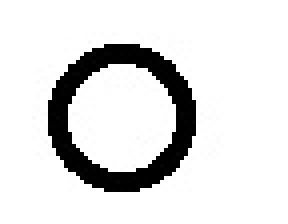
//> input picture ConsoleApplication1/easycircle.jpg, 72 x 56 px (shown 4 times larger)
$ ./ConsoleApplication1 easycircle.jpg   (built with g++ and OpenCV 4)
//> lines starting //> are read from the running program, lines starting //| are printed output that depends on the picture; after the words box and inside, x2 and y2 are one past the last pixel; in counts of white or black regions, pixels touching at a corner belong together
### ConsoleApplication1/Filters.h
#pragma once
#include <opencv2/opencv.hpp>
#include <math.h>
using namespace std;
using namespace cv;
Mat gray_filter(Mat image);
Mat make_noise(Mat image);
Mat mean_filter(Mat image, int size);
// [8 lines of commented-out code are left out]
uchar minBGR(uchar b, uchar g, uchar r);

### ConsoleApplication1/AwesomeMap.h
#pragma once
#include<map>
using namespace std;

struct item {
	int x;
	int y;
	int z;

	bool operator<(const item& o) const {
		return x < o.x || (x == o.x && y < o.y) || (x == o.x && y == o.y && z < o.z);
	}
	bool operator=(const item &o) const {
		return x == o.x && y == o.y && z == o.z;
	}

};

class AwesomeMap {
private: item tmp;
		 int count;
		 map<item, int> map;
public:

	~AwesomeMap() {
		map.clear();
	}

	void add(int x, int y, int z) {
		tmp.x = x;
		tmp.y = y;
		tmp.z = z;
		int i = 0;
		try {
			i = map.at(tmp);
		}	catch (out_of_range e) {
			i = 0;
		}
		map.insert(pair<item, int>(tmp, ++i));
	}

	item* findLocalMaximums() {
		count = 0;
		for (pair<item, int> i : map) {
			if (i.second > 3) count++;
		}
		item* arr = new item[count];
		int k = 0;
		for (pair<item, int> i : map) {
			if (i.second > 10)
				arr[k] = i.first;
		}
		return arr;
	}
	int getArrSize() {
		return count;
	}
};

### ConsoleApplication1/stdafx.h
// stdafx.h: включаемый файл для стандартных системных включаемых файлов
// или включаемых файлов для конкретного проекта, которые часто используются, но
// не часто изменяются
//

#pragma once

#include "targetver.h"

#include <stdio.h>
#include <tchar.h>


// TODO: Установите здесь ссылки на дополнительные заголовки, требующиеся для программы

### ConsoleApplication1/Filter.cpp
#include "stdafx.h"
#include"Filters.h"
Mat gray_filter(Mat image)
{
	uchar b, g, r;
	Mat gray_image = Mat::zeros(image.size(), image.type());
	for (int y = 0; y < image.rows; y++)
	{
		for (int x = 0; x < image.cols; x++)
		{
			b = image.at<Vec3b>(y, x)[0];
			g = image.at<Vec3b>(y, x)[1];
			r = image.at<Vec3b>(y, x)[2];
			gray_image.at<Vec3b>(y, x)[0] = minBGR(b, g, r);
			gray_image.at<Vec3b>(y, x)[1] = min(min(b, g), r);
			gray_image.at<Vec3b>(y, x)[2] = min(min(b, g), r);
		}
	}
	return gray_image;
}
// [165 lines left out: functions make_noise, mean_filter, not called in this run]
uchar minBGR(uchar b, uchar g, uchar r)
{
	return min(min(b, g), r);
}

### ConsoleApplication1/ConsoleApplication1.cpp
#include "stdafx.h"
#include <opencv2/opencv.hpp>
#include <opencv2\highgui\highgui.hpp>
#include <math.h>
#include "AwesomeMap.h"
#include "time.h"
#include "Filters.h"
	using namespace cv;
	using namespace std;
	int main(int argc, char** argv)
	{
		uchar r, g, b;
		char* imageName = argv[1];
		Mat image;
		srand(2);
		image = imread("easycircle.jpg", IMREAD_COLOR);
//> image is the input picture: 56 rows x 72 cols, CV_8UC3; min 0, max 255, mean 222.3
		// [5 lines of commented-out code are left out]
		Mat new_image = Mat::zeros(image.size(), image.type());
		// [31 lines of commented-out code are left out]

		/*//for (int y = 0; y < image.rows; y++)
		//{
		//	for (int x = 0; x < image.cols; x++)
		//	{
		//		double resr=1, resg=1, resb=1;
		//		if (y == 0)
		//		{
		//			if (x == 0)
		//			{
		//				for (int i = start; i < size+1; i++)
		//					for (int j = start; j < size+1; j++)
		//					{
		//						resr *= exp(log(image.at<Vec3b>(y + j - start, x + i - start)[0])*dgr);
		//						resg *= exp(log(image.at<Vec3b>(y + j - start, x + i - start)[1])*dgr);
		//						resb *= exp(log(image.at<Vec3b>(y + j - start, x + i - start)[2])*dgr);
		//						smooth_image.at<Vec3b>(y, x)[0] = resr;
		//						smooth_image.at<Vec3b>(y, x)[1] = resg;
		//						smooth_image.at<Vec3b>(y, x)[2] = resb;
		//					}
		//			}
		//			if (x == image.cols - 1)
		//			{
		//				for (int i = start; i < size+1; i++)
		//					for (int j = start; j < size+1; j++)
		//					{
		//						resr *= exp(log(image.at<Vec3b>(y + j - start, x - i - start)[0])*dgr);
		//						resg *= exp(log(image.at<Vec3b>(y + j - start, x - i - start)[1])*dgr);
		//						resb *= exp(log(image.at<Vec3b>(y + j - start, x - i - start)[2])*dgr);
		//						smooth_image.at<Vec3b>(y, x)[0] = resr;
		//						smooth_image.at<Vec3b>(y, x)[1] = resg;
		//						smooth_image.at<Vec3b>(y, x)[2] = resb;
		//					}
		//			}
		//			if (x != 0 && x != image.cols - 1)
		//			{
		//				for (int i = 0; i < size; i++)
		//					for (int j = start; j < size+1; j++)
		//					{
		//						resr *= exp(log(image.at<Vec3b>(y + j - start, x + i - start)[0])*dgr);
		//						resg *= exp(log(image.at<Vec3b>(y + j - start, x + i - start)[1])*dgr);
		//						resb *= exp(log(image.at<Vec3b>(y + j - start, x + i - start)[2])*dgr);
		//
		//					}
		//				smooth_image.at<Vec3b>(y, x)[0] = (uchar)resr;
		//				smooth_image.at<Vec3b>(y, x)[1] = (uchar)resg;
		//				smooth_image.at<Vec3b>(y, x)[2] = (uchar)resb;
		//			}
		//			continue;
		//		}
		//		if (y == image.rows - 1)
		//		{
		//			if (x == 0)
		//			{
		//				for (int i = start; i < size+1; i++)
		//					for (int j = start; j < size+1; j++)
		//					{
		//						resr *= exp(log(image.at<Vec3b>(y - j - start, x + i - start)[0])*dgr);
		//						resg *= exp(log(image.at<Vec3b>(y - j - start, x + i - start)[1])*dgr);
		//						resb *= exp(log(image.at<Vec3b>(y - j - start, x + i - start)[2])*dgr);
		//						smooth_image.at<Vec3b>(y, x)[0] = resr;
		//						smooth_image.at<Vec3b>(y, x)[1] = resg;
		//						smooth_image.at<Vec3b>(y, x)[2] = resb;
		//					}
		//			}
		//			if (x == image.cols - 1)
		//			{
		//				for (int i = start; i < size+1; i++)
		//					for (int j = start; j < size+1; j++)
		//					{
		//						resr *= exp(log(image.at<Vec3b>(y - j - start, x - i - start)[0])*dgr);
		//						resg *= exp(log(image.at<Vec3b>(y - j - start, x - i - start)[1])*dgr);
		//						resb *= exp(log(image.at<Vec3b>(y - j - start, x - i - start)[2])*dgr);
		//						smooth_image.at<Vec3b>(y, x)[0] = resr;
		//						smooth_image.at<Vec3b>(y, x)[1] = resg;
		//						smooth_image.at<Vec3b>(y, x)[2] = resb;
		//					}
		//			}
		//			if (x != 0 && x != image.cols - 1)
		//			{
		//				for (int i = 0; i < size; i++)
		//					for (int j = start; j < size+1; j++)
		//					{
		//						resr *= exp(log(image.at<Vec3b>(y - j - start, x + i - start)[0])*dgr);
		//						resg *= exp(log(image.at<Vec3b>(y - j - start, x + i - start)[1])*dgr);
		//						resb *= exp(log(image.at<Vec3b>(y - j - start, x + i - start)[2])*dgr);
		//						smooth_image.at<Vec3b>(y, x)[0] = resr;
		//						smooth_image.at<Vec3b>(y, x)[1] = resg;
		//						smooth_image.at<Vec3b>(y, x)[2] = resb;
		//					}
		//			}
		//			continue;
		//		}
		//		if (x == 0)
		//		{
		//			if (y != 0 && y != image.rows - 1)
		//			{
		//				for (int i = start; i < size+1; i++)
		//					for (int j = 0; j < size; j++)
		//					{
		//						resr *= exp(log(image.at<Vec3b>(y + j - start, x + i - start)[0])*dgr);
		//						resg *= exp(log(image.at<Vec3b>(y + j - start, x + i - start)[1])*dgr);
		//						resb *= exp(log(image.at<Vec3b>(y + j - start, x + i - start)[2])*dgr);
		//						smooth_image.at<Vec3b>(y, x)[0] = resr;
		//						smooth_image.at<Vec3b>(y, x)[1] = resg;
		//						smooth_image.at<Vec3b>(y, x)[2] = resb;
		//					}
		//			}
		//			continue;
		//		}
		//		if (x == image.cols - 1)
		//		{
		//			if (y != 0 && y != image.rows)
		//			{
		//				for (int i = start; i < size+1; i++)
		//					for (int j = 0; j < size; j++)
		//					{
		//						resr *= exp(log(image.at<Vec3b>(y + j - start, x - i - start)[0])*dgr);
		//						resg *= exp(log(image.at<Vec3b>(y + j - start, x - i - start)[1])*dgr);
		//						resb *= exp(log(image.at<Vec3b>(y + j - start, x - i - start)[2])*dgr);
		//						smooth_image.at<Vec3b>(y, x)[0] = resr;
		//						smooth_image.at<Vec3b>(y, x)[1] = resg;
		//						smooth_image.at<Vec3b>(y, x)[2] = resb;
		//					}
		//			}
		//			continue;
		//		}
		//		for (int i = 0; i < size; i++)
		//			for (int j = 0; j < size; j++)
		//			{
		//				resr *= exp(log(noise_image.at<Vec3b>(y + j - start, x + i - start)[0])*dgr);
		//				resg *= exp(log(noise_image.at<Vec3b>(y + j - start, x + i - start)[1])*dgr);
		//				resb *= exp(log(noise_image.at<Vec3b>(y + j - start, x + i - start)[2])*dgr);
		//			}
		//		/*resr = (int)exp(log(resr)*dgr);
		//		resg = (int)exp(log(resg)*dgr);
		//		resb = (int)exp(log(resb)*dgr);
		//		smooth_image.at<Vec3b>(y, x)[0] =resr;
		//		smooth_image.at<Vec3b>(y, x)[1] =resg;
		//		smooth_image.at<Vec3b>(y, x)[2] =resb;
		//		/*noise_image.at<Vec3b>(y, x)[0] = resr;
		//		noise_image.at<Vec3b>(y, x)[1] = resg;
		//		noise_image.at<Vec3b>(y, x)[2] = resb;
		//	}
		//}
		//	cvtColor(image, gray_image, COLOR_BGR2GRAY);
		//	imwrite("../../image/graysky.jpg", gray_image);*/


		namedWindow("Image", WINDOW_AUTOSIZE);
		imshow("Image", image);

		//Mat cannyImage = Mat::zeros(image.size(), image.type());
		//Mat blurredImage = Mat::zeros(image.size(), image.type());
		Mat cannyImage = image.clone();
		Mat blurredImage = image.clone();
		Mat grayImage = gray_filter(image);
//> after the loop in gray_filter, `for (int y = 0; y < image.rows; y++)`: b = 255
		GaussianBlur(grayImage, blurredImage, Size(5, 5), 0);
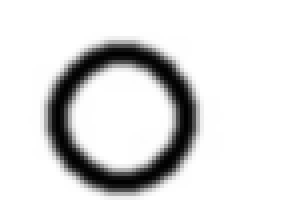
//> blurredImage: 56 rows x 72 cols, CV_8UC3 (shown 4 times larger); min 1, max 255, mean 222.3
		/*namedWindow("Blurred", WINDOW_AUTOSIZE);
		imshow("Blurred", blurredImage);*/
		Mat dst = Mat::zeros(image.size(), image.type());
		Canny(blurredImage, cannyImage, 90, 270, 3);
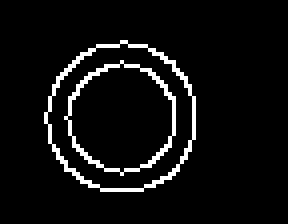
//> cannyImage: 56 rows x 72 cols, CV_8UC1 (shown 4 times larger); 5.8% white in thin lines or dots, all inside (x1, y1, x2, y2) = (11, 10, 49, 48)
		dst = Scalar::all(0);
		grayImage.copyTo(dst, cannyImage);
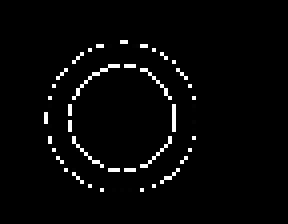
//> dst: 56 rows x 72 cols, CV_8UC3 (shown 4 times larger); min 0, max 255, mean 7
		namedWindow("Canny", WINDOW_AUTOSIZE);
		imshow("Canny", dst);

		int zindex = 90, yindex = dst.rows, xindex = dst.cols;
//> yindex = 56; xindex = 72
		AwesomeMap map;
		// [18 lines of commented-out code are left out]

		for (int y = 0; y < dst.rows; y++)
		{
			for (int x = 0; x < dst.cols; x++)
			{
				uchar b = dst.at<Vec3b>(y, x)[0];
				uchar g = dst.at<Vec3b>(y, x)[1];
				uchar r = dst.at<Vec3b>(y, x)[2];
				if (b == 0 && g == 0 && r == 0) continue;
				else
				{
					for (int r = 5; r < 20; r++)
					{
						for (int theta = 0; theta < 360; theta++)
						{
							int a = x - r * cos(theta * 3.1415 / 180);
							int s = y - r * sin(theta * 3.1415 / 180);
							if (a > 0 && s > 0)
								map.add(r, s, a);
						}
					}
				}
			}
		}
//> after the loop, b = 0; g = 0; r = 0

		item* arr = map.findLocalMaximums();
		for (int i = 0; i < map.getArrSize(); i++) {
			Point center = Point(arr[i].x,arr[i].y);
			circle(image, center, arr[i].z, Scalar(256, 0, 0), 2, LINE_AA);
		}

		// [17 lines of commented-out code are left out]
		namedWindow("After", WINDOW_AUTOSIZE);
		imshow("After", image);
		// [14 lines of commented-out code are left out]
		waitKey(0);
		return 0;
	}
